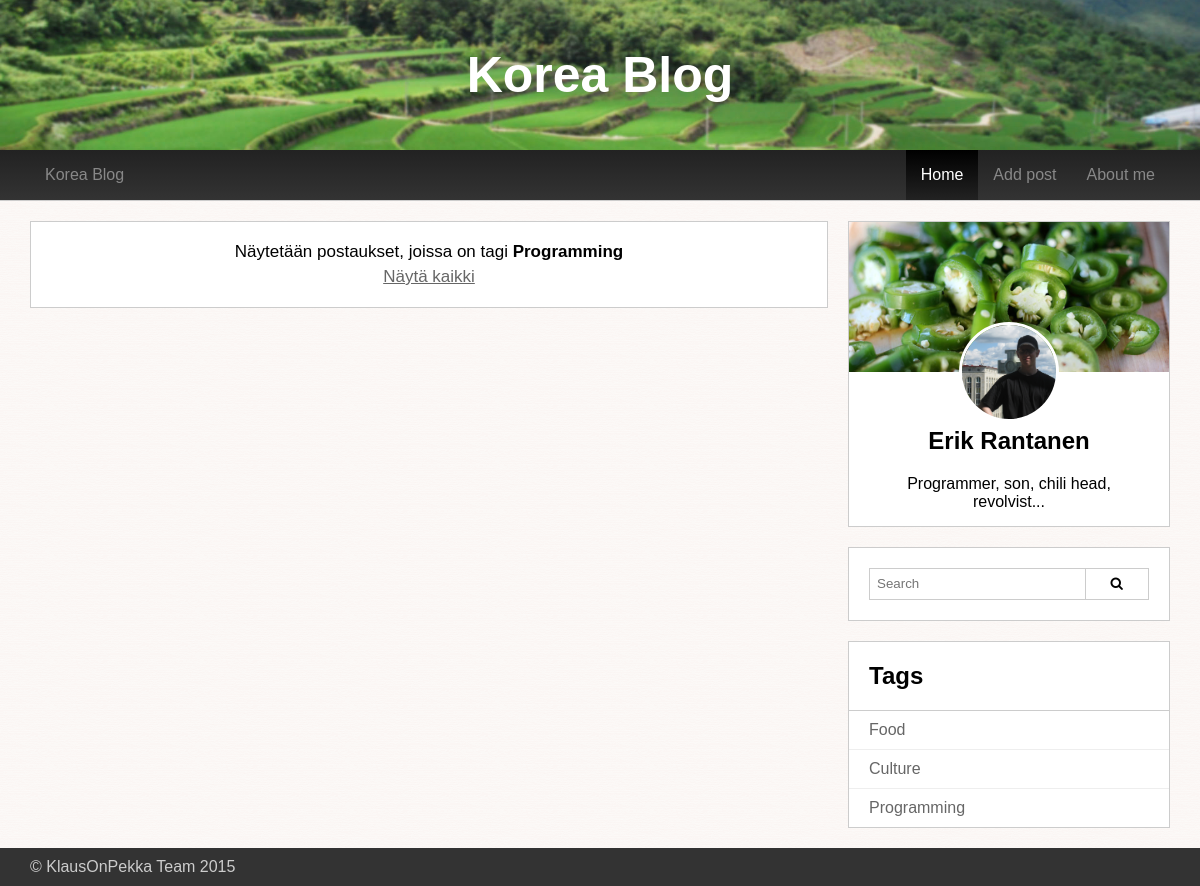
Page /index.php?tagId=3 on the committed database.
### tables this page shows
CREATE TABLE tag(
	tagId int AUTO_INCREMENT,
	tagName varchar(40),
	PRIMARY KEY (tagId)
);

### index.php (the view, shortened to what this page needs)
<!DOCTYPE html>
<html>
	<head>
		<link rel="stylesheet" href="//maxcdn.bootstrapcdn.com/font-awesome/4.3.0/css/font-awesome.min.css">
		<link rel="stylesheet" href="css/styles.css"/>
	</head>
<?php
include_once('database.php');
include_once('helpers.php');
?>
	<body class="preload">
		<?php include_once('header.php'); ?>
		<div class="wrapper clearfix">
			<div class="main-content">
				<?php
				if(isset($_GET['tagId'])) {
					$query = $handler->prepare('SELECT * FROM tag WHERE tagId = :tagId;');
					$tagId = (int)$_GET['tagId'];
					$query->bindParam(':tagId', $tagId, PDO::PARAM_INT);
					$query->execute();
					$r = $query->fetch(PDO::FETCH_OBJ);
				} else if (isset($_GET['search'])){
					$search = e($_GET['search']);
				}
				?>
				<?php if (isset($_GET['tagId']) || isset($_GET['search'])) : ?>
				<div class="panel">
					<div class="search-result-container">
						Näytetään postaukset, joissa on <?php echo isset($_GET['tagId']) ? 'tagi' : 'merkkijono';?>
						<span class="search-item"><?php echo isset($_GET['tagId']) ? $r->tagName : $search; ?></span>
						<a href="index.php">Näytä kaikki</a>
					</div>
				</div>
				<?php endif; ?>
			</div>
			<?php include_once('sidebar.php'); ?>
		</div>
		<?php include_once('footer.php'); ?>
	</body>
</html>

### sidebar.php
<aside>
	<div class="bio panel">
		<div class="bio-background">
			<img class="vertical-center" src="img/bio-background.jpg" alt="Bio background">
		</div>
		<div class="bio-face-image">
			<img class="vertical-center" src="img/Erik.jpg" alt="Erik Rantanen">
		</div>
		<div class="panel-container">
			<h2>Erik Rantanen</h2>
			<div class="bio-description">
				Programmer, son, chili head, revolvist...
			</div>
		</div>
	</div>
	<div class="panel">
		<div class="search-container">
			<form class="clearfix" action="index.php" method="get">
				<input class="search-input" type="text" name="search" placeholder="Search">
				<button class="button search-button" type="submit"><i class="fa fa-search"></i></button>
			</form>
		</div>
	</div>
	<?php	$query = $handler->query('SELECT * FROM tag;'); ?>
	<div class="panel">
		<div class="panel-header">
			<h2>Tags</h2>
		</div>
		<?php while($r = $query->fetch(PDO::FETCH_OBJ)) : ?>
		<a href="index.php?tagId=<?php echo $r->tagId; ?>" class="tag"><?php echo $r->tagName; ?></a>
		<?php endwhile; ?>
	</div>
</aside>

### css/styles.css (style rules this page uses)
* { box-sizing: border-box; }
body { font-family: Arial, Helvetica, sans-serif; background-image: url("../img/backgroundtex3.png"); margin: 0; }
.clearfix:after { content: ''; display: block; clear: both; }
.vertical-center { position: relative; top: 50%; transform: translateY(-50%); }
input[type="text"], textarea, select { width: 100%; border: 1px solid #ccc; padding: 5px 7px; transition: all 0.2s ease-in-out; }
a { color: #666; }
.button { border: 1px solid #ccc; background: #fff; padding: 6px 12px; }
.main-content { float: left; width: 70%; }
aside { float: left; width: 30%; padding-left: 20px; }
.wrapper { max-width: 1170px; margin: 0 auto; padding: 0 15px; }
.panel { border: #ccc 1px solid; background: #fff; }
.panel-container { padding: 1px 20px 20px; }
.panel-header { padding: 0 20px; border-bottom: 1px solid #ccc; }
.panel + .panel { margin-top: 20px; }
.bio-background { height: 150px; overflow: hidden; }
.bio-background img { width: 100%; height: auto; }
.bio { text-align: center; position: relative; }
.bio-face-image { width: 100px; height: 100px; overflow: hidden; border-radius: 50%; position: absolute; left: 50%; margin-left: -50px; top: 100px; border: 3px solid #fff; }
.bio-face-image img { width: auto; height: 100%; }
.bio .panel-container { padding: 35px 20px 15px; }
.tag { padding: 10px 20px; min-height: 31px; display: block; text-decoration: none; }
.tag + .tag { border-top: 1px solid #eee; }
.search-result-container { padding: 20px; font-size: 17px; text-align: center; }
.search-result-container .search-item { font-weight: bold; }
.search-result-container a { margin-top: 5px; display: block; }
.search-container { padding: 20px; }
.search-container .search-input { float: left; border-right: 0; height: 32px; width: 77%; }
.search-container .search-button { float: left; width: 23%; height: 32px; }

### rows in the picture
tag: tagName "Programming"
tag: tagName "Food"
tag: tagName "Culture"
